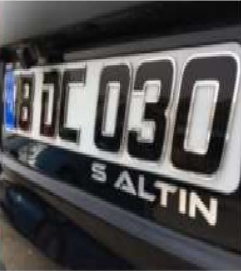
#> input picture grtpython/Plaka.jpg, 241 x 271 px
$ python perspektif.py
#> lines starting #> are read from the running program, lines starting #| are printed output that depends on the picture
import numpy as np
from PIL import Image
import matplotlib.pyplot as plt
from matplotlib.widgets import Cursor
from typing import List, Tuple

class PerspectiveCorrection:
    def __init__(self, image_path: str):
        """Görüntü yolunu ve varsayılan ayarları kullanarak başlatılır"""
#> called with image_path = 'Plaka.jpg'
        self.image = Image.open(image_path)  # Görüntüyü aç
#> self.image is the input picture: PIL image 241x271 RGB; mean R, G, B 82.2, 81.2, 81.8
        self.img_array = np.array(self.image)  # Görüntüyü numpy dizisine dönüştür
        self.points: List[Tuple[float, float]] = []  # Kullanıcı tarafından seçilen 4 nokta
        self.output_width = 300  # Çıktı görüntüsünün genişliği
        self.output_height = 200  # Çıktı görüntüsünün yüksekliği

    def collect_points(self):
        """Kullanıcının tıklamalarıyla 4 noktayı toplar"""
        fig, ax = plt.subplots(figsize=(10, 8))  # Görüntü için bir figür ve eksen oluştur
        ax.imshow(self.img_array)  # Görüntüyü ekranda göster
        cursor = Cursor(ax, useblit=True, color='red', linewidth=1)  # Kullanıcıyı takip edecek kırmızı bir imleç ekle

        # [11 lines left out: function onclick, not called in this run]

        fig.canvas.mpl_connect('button_press_event', onclick)  # Tıklama olayını bağla
        plt.title("Düzeltmek istediğiniz bölgenin 4 köşesini saat yönünde seçin\n(sol üstten başlayarak)")
        plt.show()  # Görüntüyü göster ve etkileşime izin ver
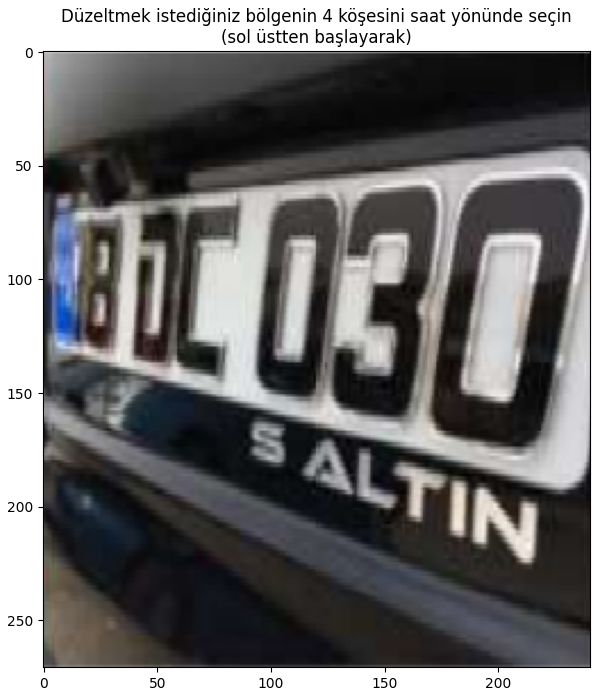
#> figure drawn by matplotlib, 1 panel
        return len(self.points) == 4  # 4 nokta doğru şekilde seçildiyse True döndür

    # [59 lines left out: functions compute_transform, apply_transform, not called in this run]

def main():
    """Ana fonksiyon, perspektif düzeltme işlemini başlatır"""
    corrector = PerspectiveCorrection('Plaka.jpg')  # Görüntü yolunu al
    print("Düzeltmek istediğiniz bölgenin 4 köşesini seçin:")
    print("1. Sol üst köşe")
    print("2. Sağ üst köşe")
    print("3. Sağ alt köşe")
    print("4. Sol alt köşe")
    if not corrector.collect_points():  # Kullanıcıdan 4 nokta al
        print("Hata: Lütfen tam olarak 4 nokta seçin")
        return

    H = corrector.compute_transform()  # Dönüşüm matrisini hesapla
    output_image = corrector.apply_transform(H)  # Perspektif dönüşümünü uygula

    plt.figure(figsize=(10, 8))  # Çıktı görüntüsünü göster
    plt.imshow(output_image)
    plt.title("Perspektifi Düzeltilmiş Görüntü")
    plt.axis('off')
    plt.show()

if __name__ == "__main__":
    main()

$ run again, with grtpython/cat.jpg copied over grtpython/Plaka.jpg
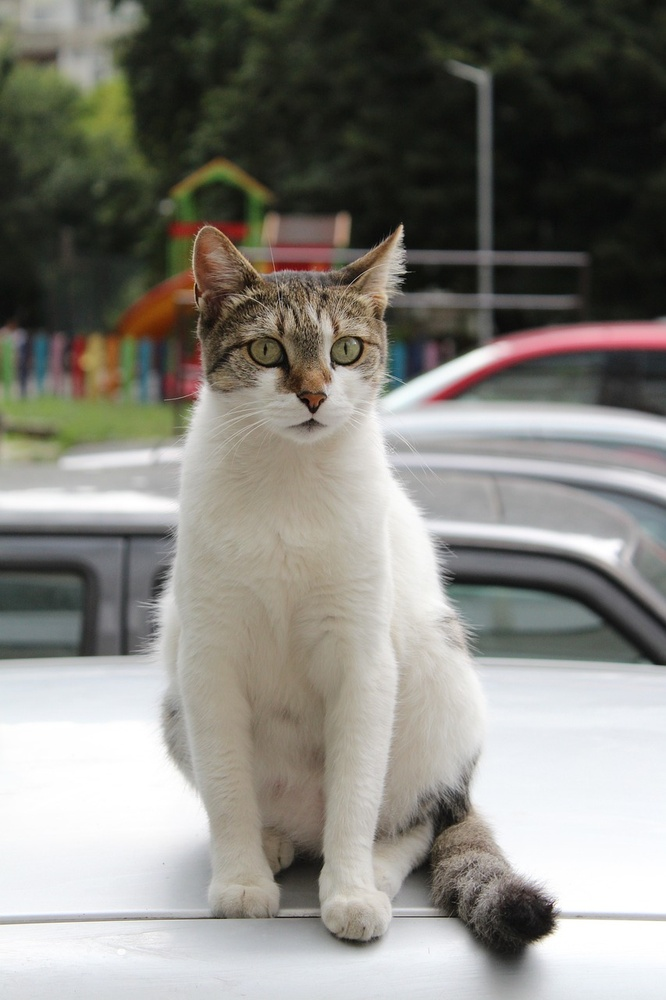
#> input picture grtpython/cat.jpg, 666 x 1000 px, shrunk from 853 x 1280 before the run
#> in __init__, self.image is the input picture: PIL image 666x1000 RGB; mean R, G, B 133.1, 131.6, 125.1
#> in collect_points, `plt.show()`:
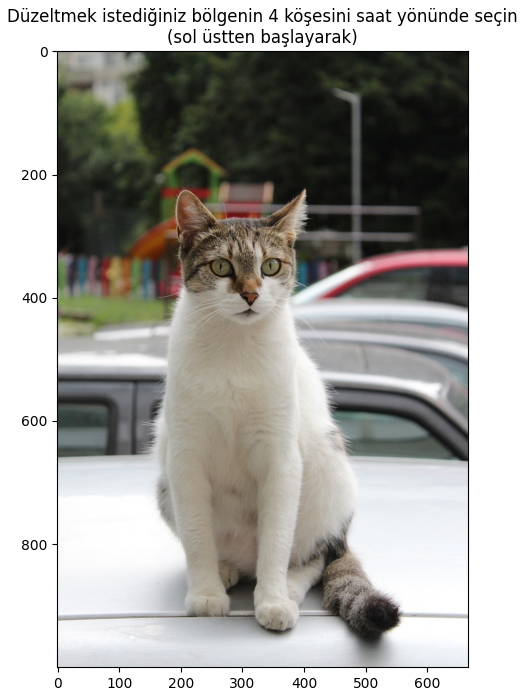
#> figure drawn by matplotlib, 1 panel

$ run again, with grtpython/nar.jpg copied over grtpython/Plaka.jpg
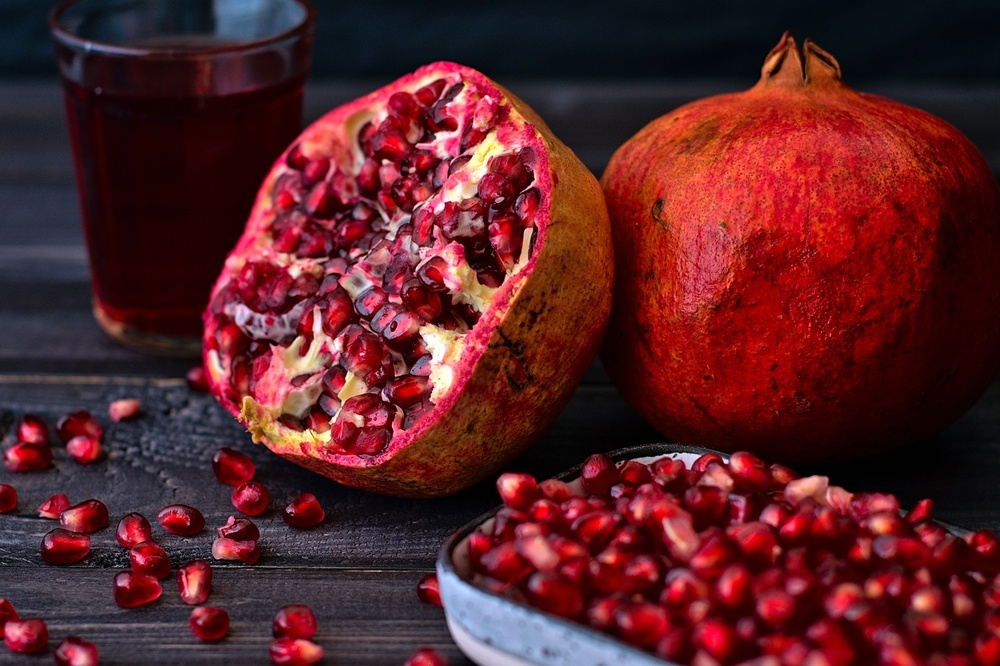
#> input picture grtpython/nar.jpg, 1000 x 666 px, shrunk from 1280 x 853 before the run
#> in __init__, self.image is the input picture: PIL image 1000x666 RGB; mean R, G, B 91, 33.5, 38.3
#> in collect_points, `plt.show()`:
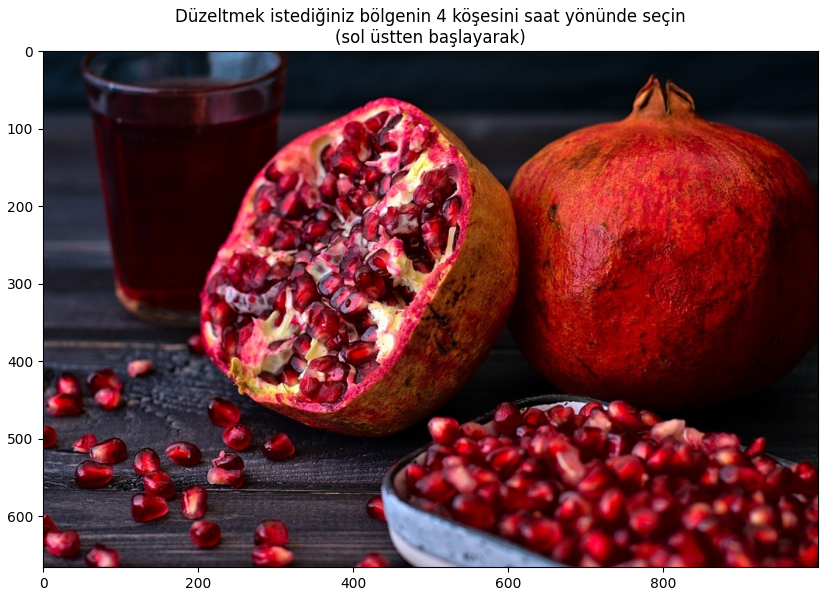
#> figure drawn by matplotlib, 1 panel
